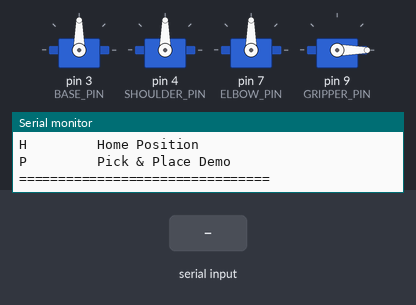
The sketch below on a simulated Arduino Uno, built with avr-gcc and run on an emulated ATmega328P. On the bench: 4 × servo, the last lines printed to the serial monitor. The test bench sets the inputs (shaded band).

Above: at 3.9 s.
4.0 s: "e\n" received over Serial
At 5.5 s:
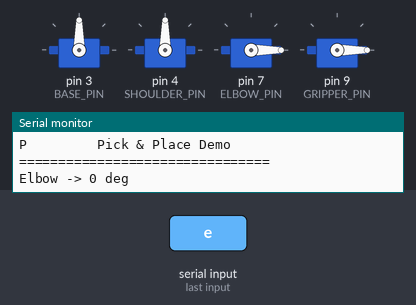
6.4 s: "B,45\n" received over Serial
At 8.5 s:
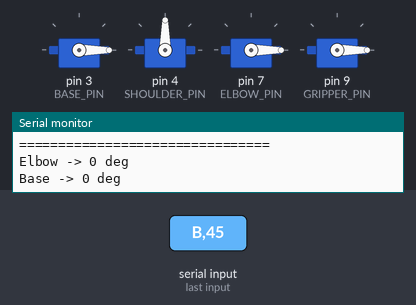
8.8 s: "S,45\n" received over Serial
At 10.4 s:
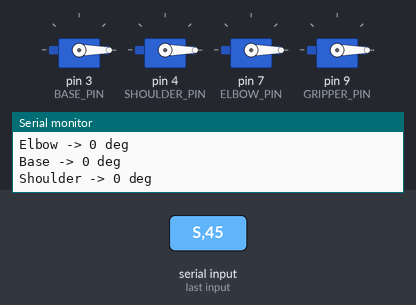
11.2 s: "B90\n" received over Serial
At 13.3 s:
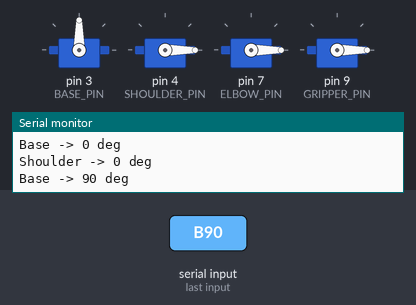
13.6 s: "S90\n" received over Serial
At 14.11 s:
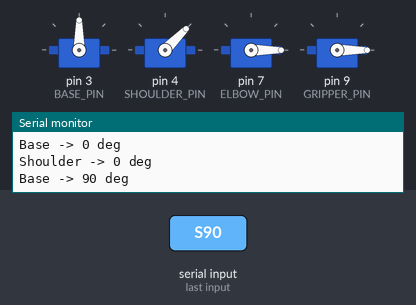
16.0 s: "E90\n" received over Serial
At 16.51 s:
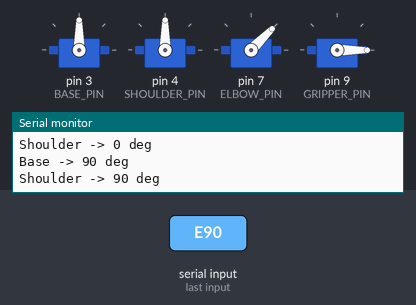
Timing chart, 0 to 19.0 s (numbered marks = the images above; inputs shaded):
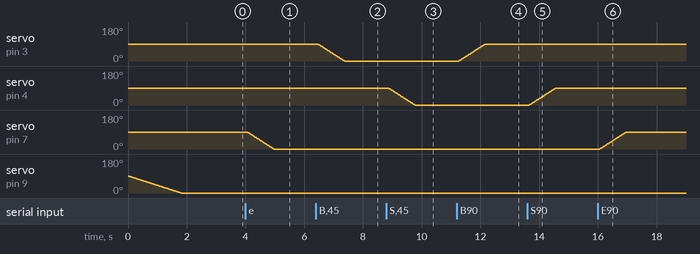

Measured:
- after the input at 4.0 s, servo on pin 7 (ELBOW_PIN): moves from 90° to 0° over 0.91 s, starting after 0.06 s
- after the input at 6.4 s, servo on pin 3 (BASE_PIN): moves from 90° to 0° over 0.91 s, starting after 0.07 s
- after the input at 8.8 s, servo on pin 4 (SHOULDER_PIN): moves from 90° to 0° over 0.91 s, starting after 0.07 s
- after the input at 11.2 s, servo on pin 3 (BASE_PIN): moves from 0° to 90° over 0.91 s, starting after 0.06 s
- after the input at 13.6 s, servo on pin 4 (SHOULDER_PIN): moves from 0° to 90° over 0.91 s, starting after 0.06 s
- after the input at 16.0 s, servo on pin 7 (ELBOW_PIN): moves from 0° to 90° over 0.91 s, starting after 0.06 s

The sketch:

Stage2_SerialControl.ino
```cpp
#include <Servo.h>

// ── Servo Objects ──────────────────────────────────────────
Servo baseServo;
Servo shoulderServo;
Servo elbowServo;
Servo gripperServo;

// ── Pin Definitions ────────────────────────────────────────
#define BASE_PIN      3
#define SHOULDER_PIN  4   // Avoid pins 5 & 6 (timer conflict with Servo lib)
#define ELBOW_PIN     7
#define GRIPPER_PIN   9

// ── Speed Settings ─────────────────────────────────────────
#define JOINT_SPEED    10   // ms per degree - base/shoulder/elbow
#define GRIPPER_SPEED  20   // Slower = less current spike = no base twitch

// ── Setup ──────────────────────────────────────────────────
void setup() {
  Serial.begin(9600);

  baseServo.attach(BASE_PIN);
  shoulderServo.attach(SHOULDER_PIN);
  elbowServo.attach(ELBOW_PIN);
  gripperServo.attach(GRIPPER_PIN);

  moveToHome();

  Serial.println("================================");
  Serial.println("    Robotic Arm Controller      ");
  Serial.println("================================");
  Serial.println("B<angle>  Base      (0-180)");
  Serial.println("S<angle>  Shoulder  (0-180)");
  Serial.println("E<angle>  Elbow     (0-180)");
  Serial.println("G<angle>  Gripper   (0=open, 180=closed)");
  Serial.println("H         Home Position");
  Serial.println("P         Pick & Place Demo");
  Serial.println("================================");
}

// ── Loop ───────────────────────────────────────────────────
void loop() {
  if (Serial.available() > 0) {
    String command = Serial.readStringUntil('\n');
    command.trim();
    if (command.length() > 0) {
      processCommand(command);
    }
  }
}

// ── Command Processor ──────────────────────────────────────
void processCommand(String cmd) {
  char joint = cmd.charAt(0);
  int  angle = cmd.substring(1).toInt();

  delay(50); // Settle time - prevents signal interference between servos

  switch (joint) {

    case 'B': case 'b':
      angle = constrain(angle, 0, 180);
      smoothMove(baseServo, baseServo.read(), angle, JOINT_SPEED);
      Serial.println("Base -> " + String(angle) + " deg");
      break;

    case 'S': case 's':
      angle = constrain(angle, 0, 180);
      smoothMove(shoulderServo, shoulderServo.read(), angle, JOINT_SPEED);
      Serial.println("Shoulder -> " + String(angle) + " deg");
      break;

    case 'E': case 'e':
      angle = constrain(angle, 0, 180);
      smoothMove(elbowServo, elbowServo.read(), angle, JOINT_SPEED);
      Serial.println("Elbow -> " + String(angle) + " deg");
      break;

    case 'G': case 'g':
      angle = constrain(angle, 0, 180); // Full 0-180 range
      smoothMove(gripperServo, gripperServo.read(), angle, GRIPPER_SPEED);
      Serial.println("Gripper -> " + String(angle) + " deg");
      break;

    case 'H': case 'h':
      moveToHome();
      break;

    case 'P': case 'p':
      pickAndPlaceDemo();
      break;

    default:
      Serial.println("Unknown command: " + cmd);
      Serial.println("Use B/S/E/G + angle, H for home, P for demo");
      break;
  }
}

// ── Smooth Move ────────────────────────────────────────────
void smoothMove(Servo &servo, int from, int to, int speed) {
  if (from < to) {
    for (int pos = from; pos <= to; pos++) {
      servo.write(pos);
      delay(speed);
    }
  } else {
    for (int pos = from; pos >= to; pos--) {
      servo.write(pos);
      delay(speed);
    }
  }
}

// ── Home Position ──────────────────────────────────────────
void moveToHome() {
  Serial.println("Returning Home...");
  smoothMove(gripperServo,  gripperServo.read(),   0, GRIPPER_SPEED); // Open gripper first
  delay(150);
  smoothMove(elbowServo,    elbowServo.read(),    90, JOINT_SPEED);
  delay(150);
  smoothMove(shoulderServo, shoulderServo.read(), 90, JOINT_SPEED);
  delay(150);
  smoothMove(baseServo,     baseServo.read(),     90, JOINT_SPEED);
  delay(150);
  Serial.println("Home Position OK");
}

// ── Pick & Place Demo ──────────────────────────────────────
void pickAndPlaceDemo() {
  Serial.println("--- Pick & Place Demo ---");

  // 1. Open gripper fully before moving
  Serial.println("1. Opening gripper");
  smoothMove(gripperServo, gripperServo.read(), 0, GRIPPER_SPEED);
  delay(300);

  // 2. Move to pick position
  Serial.println("2. Moving to pick position");
  smoothMove(baseServo,     90,  45, JOINT_SPEED);
  delay(150);
  smoothMove(shoulderServo, 90, 120, JOINT_SPEED);
  delay(150);
  smoothMove(elbowServo,    90,  60, JOINT_SPEED);
  delay(500);

  // 3. Lower to object
  Serial.println("3. Lowering to object");
  smoothMove(shoulderServo, 120, 150, JOINT_SPEED);
  delay(500);

  // 4. Close gripper to grip
  Serial.println("4. Gripping object");
  smoothMove(gripperServo, 0, 120, GRIPPER_SPEED); // ~2/3 closed for grip
  delay(400);

  // 5. Lift up
  Serial.println("5. Lifting");
  smoothMove(shoulderServo, 150, 90, JOINT_SPEED);
  delay(400);

  // 6. Rotate to drop zone
  Serial.println("6. Rotating to drop zone");
  smoothMove(baseServo, 45, 135, JOINT_SPEED);
  delay(300);

  // 7. Lower to place
  Serial.println("7. Lowering to place");
  smoothMove(shoulderServo, 90, 130, JOINT_SPEED);
  delay(400);

  // 8. Release object
  Serial.println("8. Releasing object");
  smoothMove(gripperServo, 120, 0, GRIPPER_SPEED);
  delay(400);

  // 9. Return home
  Serial.println("9. Returning home");
  moveToHome();

  Serial.println("--- Demo Complete! ---");
}
```
